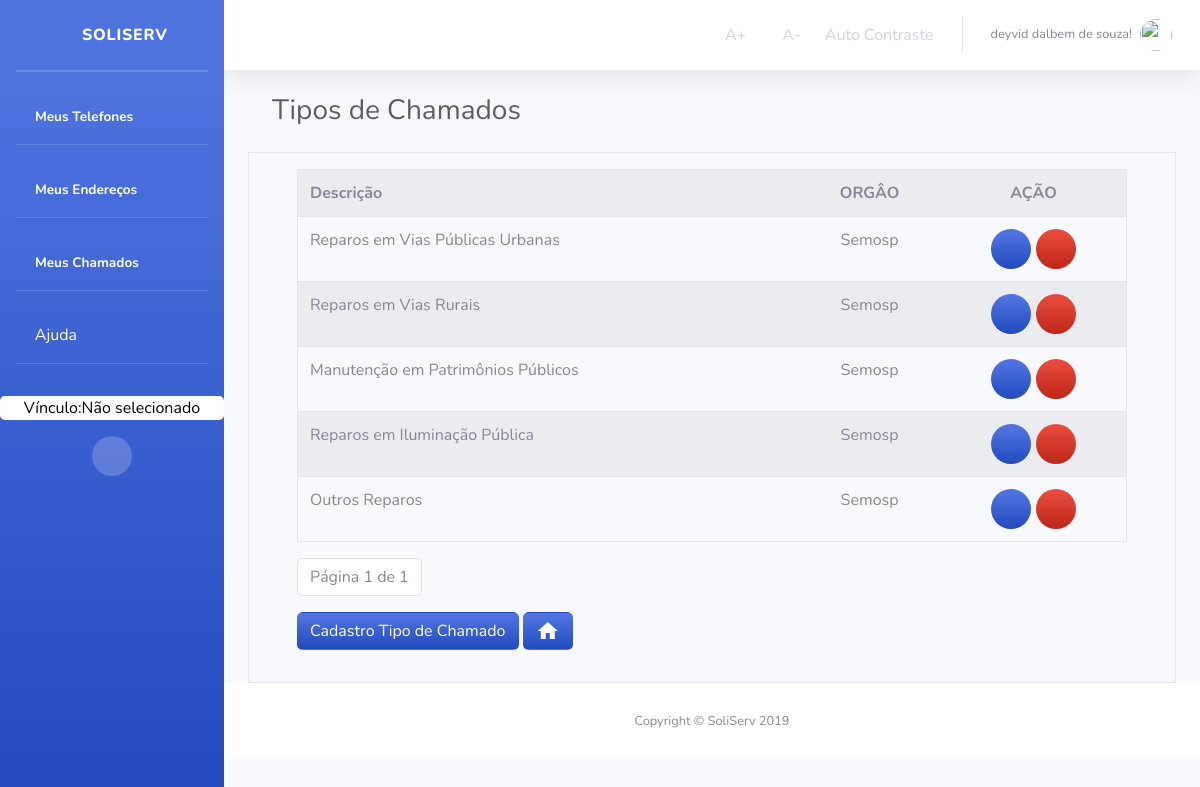
Page /Chamados/listarTiposDeChamado/ (signed in) on the committed database.
### Chamados/models.py (models this page shows, shortened)
class TipoChamado(models.Model):
    descricaoTipoChamado = models.CharField('TIPO CHAMADO', max_length=45)
    idOrgao = models.ForeignKey(
        Orgao, on_delete=models.CASCADE, verbose_name="ORGÃO")
    class Meta:
        verbose_name = "TipoChamados"
        verbose_name_plural = "TipoChamados"

### Orgao/models.py (models this page shows, shortened)
class Orgao(models.Model):
    nomeOrgao = models.CharField('NOME ORGÃO', max_length=45)
    descricao = models.CharField('DESCRIÇÃO', max_length=100)
    emailOrgao = models.CharField('EMAIL ORGÃO', max_length=45)
    nomeResponsavelOrgao = models.CharField(
        'RESPONSÁVEL PELO ÓRGÃO', max_length=45)
    enderecoOrgao = models.CharField(
        'ENDERECO ORGÃO', max_length=45, default="")
    telefoneOrgao = models.IntegerField('TELEFONE ORGÃO')
    class Meta:
        verbose_name = "Orgao"
        verbose_name_plural = "Orgao"

### Chamados/views.py (the view)
# urls.py: path('listarTiposDeChamado/', views.tiposChamadosList, name='lista_tipo_chamado'),
def tiposChamadosList(request):
    if not request.user.has_perm('TiposChamados.view_TiposChamados'):
        return render(request, 'Orgao/bloqueioDeAcesso.html')
    else:
        tipo_chamado_list = TipoChamado.objects.all()
        paginator = Paginator(tipo_chamado_list, 5)
        page = request.GET.get('page')
        tipo_chamado_list = paginator.get_page(page)
        context = {'tipo_chamado_list': tipo_chamado_list}
        if not request.user.is_authenticated:
            return render(request, 'Usuario/acessoNegado.html')
        else:
            return render(request, 'Chamados/tipoChamado/listaTiposChamados.html', context)

### Chamados/templates/Chamados/tipoChamado/listaTiposChamados.html (shortened to what this page needs)
{% extends "sistemaDeGestaoDeServicosPublicos/index1.html" %}
{% block titulo %}
Tipos de Chamados
{% endblock titulo %}
{% block centro %}
<main id="Orgao" class="container border">
    <div class="container">
        {% block centroOrgao %}
        <form>
            {% if tipo_chamado_list %}
            <table class="table border mt-3 table-striped" style="overflow-x: auto">
                <tr>
                    <th>Descrição</th>
                    <th class="text-center">ORGÂO</th>
                    <th class="text-center">AÇÃO</th>
                </tr>
                {% for tipos in tipo_chamado_list %}
                <tr>
                    <td>
                        {{tipos.descricaoTipoChamado}}
                    </td>
                    <td class="text-center">
                        {{tipos.idOrgao.nomeOrgao}}
                    </td>
                    <td class="text-center">
                            <a class="bg-gradient-primary text-white btn-circle"
                            href="{% url 'Chamados:tipo_chamado_atualizar' tipos.id %}" title="Editar Tipo de Chamado">
                            <i class="fas fa-edit"></i>
                        </a>
                        <a class="bg-gradient-danger text-white btn-circle "
                            href="{% url 'Chamados:tipo_chamado_deletar' tipos.id %}" title="Excluir Tipo de Chamado">
                            <i class="fas fa-trash"></i>
                        </a>
                    </td>
                </tr>
                {% endfor %}
                {% else %}
                <div class="alert alert-danger mt-3">
                    Não há Dados Cadastrados!
                </div>
                {% endif %}
        </form>
        <nav aria-label="text-left pagination  ">
            <ul class="pagination ">
                <li class="page-item disabled">
                    <a class="page-link" href="#">
                        Página {{ tipo_chamado_list.number }} de {{ tipo_chamado_list.paginator.num_pages }}
                    </a>
                </li>
            </ul>
        </nav>
        <a class="btn bg-gradient-primary text-white  mb-3" href="{% url 'Chamados:cadastro_tipo_chamado'%}"
            title="cadastrar novo Tipo de Chamado">
            Cadastro Tipo de Chamado
        </a>
        <a class="btn bg-gradient-primary text-white  mb-3" href="{% url 'Orgao:orgao_index'%}"
            title="Voltar a HomePage">
            <i class="material-icons">home</i>
        </a>
</main>
{% endblock %}
</div>
{% endblock %}

### templates/sistemaDeGestaoDeServicosPublicos/index1.html (shortened to what this page needs)
<!DOCTYPE html>
<html lang="pt-br">
{% load staticfiles %}
<head>
  <link rel="stylesheet" href="{% static 'tema/css/sb-admin-2.css' %}">
  <link rel="stylesheet" href="{% static 'tema/vendor/fontawesome-free/css/all.css' %}">
  <link rel="stylesheet" href="{% static 'tema/vendor/fontawesome-free/css/all.css' %}">
  <link rel="stylesheet" href="{% static 'css/style.css' %}">
  <link rel="stylesheet" href="{% static 'img/avatar_2x.png' %}">
  <link rel="stylesheet" href="https://stackpath.bootstrapcdn.com/bootstrap/4.3.1/css/bootstrap.min.css"
>
  <link href="https://unpkg.com/material-components-web@latest/dist/material-components-web.min.css" rel="stylesheet">
  <link href="vendor/fontawesome-free/css/all.min.css" rel="stylesheet" type="text/css">
  <link href="css/sb-admin-2.min.css" rel="stylesheet">
</head>
<body id="page-top" class="acessibilidade teste">
  <div id="wrapper">
    <ul class="navbar-nav bg-gradient-primary sidebar sidebar-dark accordion" id="accordionSidebar">
      <a class="sidebar-brand d-flex align-items-center justify-content-center" href="{% url 'index' %}">
        <div class="sidebar-brand-icon">
          <i class="fas fa-home"></i>
        </div>
        <div class="sidebar-brand-text mx-3">SoliServ</div>
      </a>
      <hr class="sidebar-divider my-0">
      <hr class="sidebar-divider">
      <li class="nav-item active">
        <a class="nav-link" href="{% url 'listaTelefones' %}" title="Listar Meus Telefones">
          <i class="fas fa-phone-alt"></i>
          <span>Meus Telefones</span></a>
      </li>
      <hr class="sidebar-divider d-none d-md-block">
      <li class="nav-item active">
        <a class="nav-link" href="{% url 'listaEnderecos' %}" title="Listar Meus Endereços">
          <i class="fas fa-map-marker-alt"></i>
          <span>Meus Endereços</span></a>
      </li>
      <hr class="sidebar-divider d-none d-md-block">
      {% if user.is_authenticated %}
      <li class="nav-item active">
        <a class="nav-link" href="{% url 'Chamados:lista_chamado' user.id %}" title="Listar Meus Chamados">
          <i class="fas fa-list"></i>
          <span>Meus Chamados</span></a>
      </li>
      {% else %}
      <li class="nav-item active">
        <a class="nav-link" href="#" title="Listar Meus Chamados">
          <i class="fas fa-list"></i>
          <span>Meus Chamados</span></a>
      </li>
      {% endif %}
      <hr class="sidebar-divider d-none d-md-block">
      <li class="nav-item">
        <a class="nav-link text-white" href="#" data-toggle="modal" data-target="#ModalAjuda" title="Obter informações">
          <i class="far fa-question-circle"></i>
          Ajuda
        </a>
      </li>
      <hr class="sidebar-divider d-none d-md-block">
      {% if request.session.temVinculo %}
      <a class="mt-3 text-center w-60 escolheVinculo" title="Clique para Escolher o Vínculo"
        href="{% url 'Orgao:retorna_Lotacao' %}">
        {% if request.session.nomeVinculo %}
        <span> Vínculo: {{ request.session.nomeVinculo }}</span>
        {% else %}
        <span> Vínculo:Não selecionado</span>
        {% endif %}
      </a>
      {% endif %}
      <div class=" mt-3 text-center d-none d-md-inline">
        <button class="rounded-circle border-0" id="sidebarToggle"></button>
      </div>
    </ul>
    <div id="content-wrapper" class="d-flex flex-column">
      <div id="content">
        <nav class="navbar navbar-expand navbar-light bg-white topbar mb-4 static-top shadow">
          <ul class="navbar-nav ml-auto">
            <li class="nav-item active">
              <a class="nav-link acessibilidade" onClick="fonte('a');" href="#" title="Aumentar Tamanho da Fonte">
                <i class="far fa-arrow-alt-circle-up"></i>
                <span>A+</span></a>
            </li>
            <li class="nav-item active">
              <a class="nav-link acessibilidade" onClick="fonte('d');" href="#" title="Diminuir Tamanho da Fonte">
                <i class="far fa-arrow-alt-circle-down"></i>
                <span>A-</span></a>
            </li>
            <li class="nav-item active">
              <a href="#altocontraste" id="altocontraste" accesskey="3" title="Auto Contraste"
                onclick="window.toggleContrast()" onkeydown="window.toggleContrast()" class="nav-link"
                title="Auto Contraste">
                <span>Auto Contraste</span></a>
            </li>
            <li class="nav-item dropdown no-arrow">
              <a class="nav-link dropdown-toggle" href="#" id="userDropdown" role="button" data-toggle="dropdown"
                aria-haspopup="true" aria-expanded="false">
                {% if user.is_authenticated %}
                <span class="mr-2 d-none d-lg-inline text-gray-600 small">{{ user.first_name }}
                  {{ user.last_name}}!</span>
                {% else %}
                <span class="mr-2 d-none d-lg-inline text-gray-600 small">Usuário não está logado!</span>
                {% endif %}
                {% if user.is_authenticated %}
                <img class="img-profile rounded-circle" src="{{ request.session.profile_picture }}">
                {% else %}
                <img class="img-profile rounded-circle" src="{% static 'img/avatar_2x.png' %}">
                {% endif %}
              </a>
            </li>
          </ul>
        </nav>
        <div class="container-fluid">
          <div class="d-sm-flex align-items-center justify-content-between mb-4 container">
            <h1 class="h3 mb-0 text-gray-800">{% block titulo %}{% endblock titulo%}</h1>
          </div>
          <div class="">
            {% block centro %}
            {% endblock %}
          </div>
          <footer class="sticky-footer bg-white">
            <div class="container my-auto">
              <div class="copyright text-center my-auto">
                <span>Copyright &copy; SoliServ 2019</span>
              </div>
            </div>
          </footer>
        </div>
      </div>
</body>
</html>

### sistemaDeGestaoDeServicosPublicos/static/css/style.css (style rules this page uses)
.escolheVinculo { border-radius: 5px; background-color: white; color: black; }

### rows in the picture
TipoChamado: descricaoTipoChamado "Reparos em Vias Públicas Urbanas", idOrgao.nomeOrgao "Semosp"
TipoChamado: descricaoTipoChamado "Reparos em Vias Rurais", idOrgao.nomeOrgao "Semosp"
TipoChamado: descricaoTipoChamado "Manutenção em Patrimônios Públicos", idOrgao.nomeOrgao "Semosp"
TipoChamado: descricaoTipoChamado "Reparos em Iluminação Pública", idOrgao.nomeOrgao "Semosp"
TipoChamado: descricaoTipoChamado "Outros Reparos", idOrgao.nomeOrgao "Semosp"

### other values in the picture
{{ user.first_name }} "deyvid"
{{ user.last_name }} "dalbem de souza"
{{ tipo_chamado_list.number }} "1"
{{ tipo_chamado_list.paginator.num_pages }} "1"
